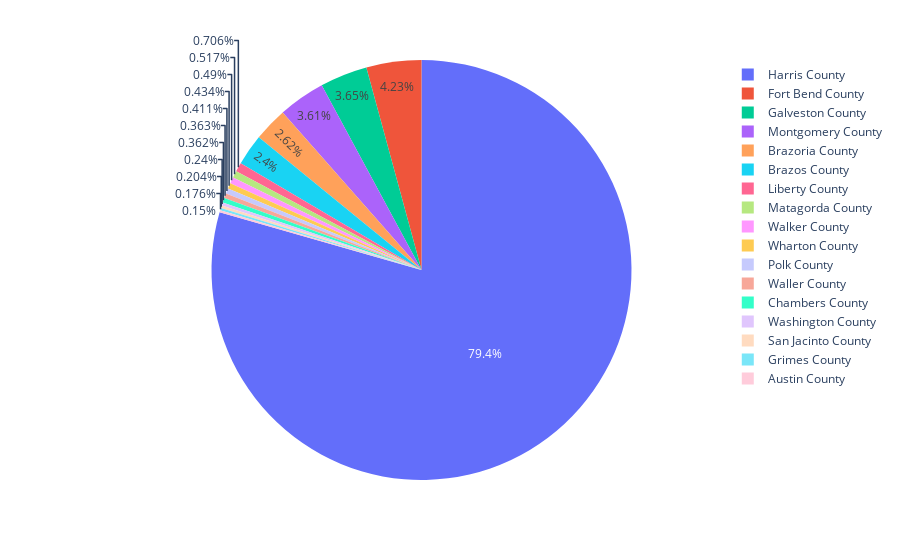

Notebook source saved alongside this figure:
### Markdown cell above
### Total Crime Greater Houston Area from 2015-2020

### Code cell
fig = px.pie(df, values="Total_Crime", names="County")
fig.show()

### Figure 1 — Plotly figure (JSON) as saved in the notebook; plotly's stock layout.template omitted (floating-point values rounded to 4 significant figures)
{"data": [{"domain": {"x": [0, 1], "y": [0, 1]}, "hovertemplate": "County=%{label}<br>Total_Crime=%{value}<extra></extra>", "labels": ["Austin County", "Austin County", "Austin County", "Austin County", "Austin County", "Austin County", "Brazoria County", "Brazoria County", "Brazoria County", "Brazoria County", "Brazoria County", "Brazoria County", "Brazos County", "Brazos County", "Brazos County", "Brazos County", "Brazos County", "Brazos County", "Chambers County", "Chambers County", "Chambers County", "Chambers County", "Chambers County", "Chambers County", "Fort Bend County", "Fort Bend County", "Fort Bend County", "Fort Bend County", "Fort Bend County", "Fort Bend County", "Galveston County", "Galveston County", "Galveston County", "Galveston County", "Galveston County", "Galveston County", "Grimes County", "Grimes County", "Grimes County", "Grimes County", "Grimes County", "Grimes County", "Harris County", "Harris County", "Harris County", "Harris County", "Harris County", "Harris County", "Liberty County", "Liberty County", "Liberty County", "Liberty County", "Liberty County", "Liberty County", "Matagorda County", "Matagorda County", "Matagorda County", "Matagorda County", "Matagorda County", "Matagorda County", "Montgomery County", "Montgomery County", "Montgomery County", "Montgomery County", "Montgomery County", "Montgomery County", "Polk County", "Polk County", "Polk County", "Polk County", "Polk County", "Polk County", "San Jacinto County", "San Jacinto County", "San Jacinto County", "San Jacinto County", "San Jacinto County", "San Jacinto County", "Walker County", "Walker County", "Walker County", "Walker County", "Walker County", "Walker County", "Waller County", "Waller County", "Waller County", "Waller County", "Waller County", "Waller County", "Washington County", "Washington County", "Washington County", "Washington County", "Washington County", "Washington County", "Wharton County", "Wharton County", "Wharton County", "Wharton County", "Wharton County", "Wharton County"], "legendgroup": "", "name": "", "showlegend": true, "type": "pie", "values": [482, 466, 376, 295, 302, 281, 6555, 6511, 6079, 6050, 6899, 6210, 6533, 6373, 5679, 5833, 5359, 5312, 971, 995, 820, 787, 869, 858, 11597, 10438, 9816, 9656, 10484, 9954, 9177, 9844, 9319, 8788, 7955, 8316, 553, 541, 366, 332, 365, 417, 195386, 197686, 191319, 185574, 195047, 197590, 2239, 2005, 823, 1706, 1849, 1708, 1262, 1363, 1201, 1273, 1310, 1158, 9817, 8886, 7735, 8891, 9192, 8361, 938, 1013, 964, 950, 1173, 979, 535, 409, 522, 402, 374, 749, 1439, 1289, 1121, 1087, 1159, 1080, 956, 865, 826, 987, 852, 823, 620, 591, 591, 563, 644, 503, 1231, 1268, 1086, 868, 944, 949]}], "layout": {"legend": {"tracegroupgap": 0}, "margin": {"t": 60}}}
